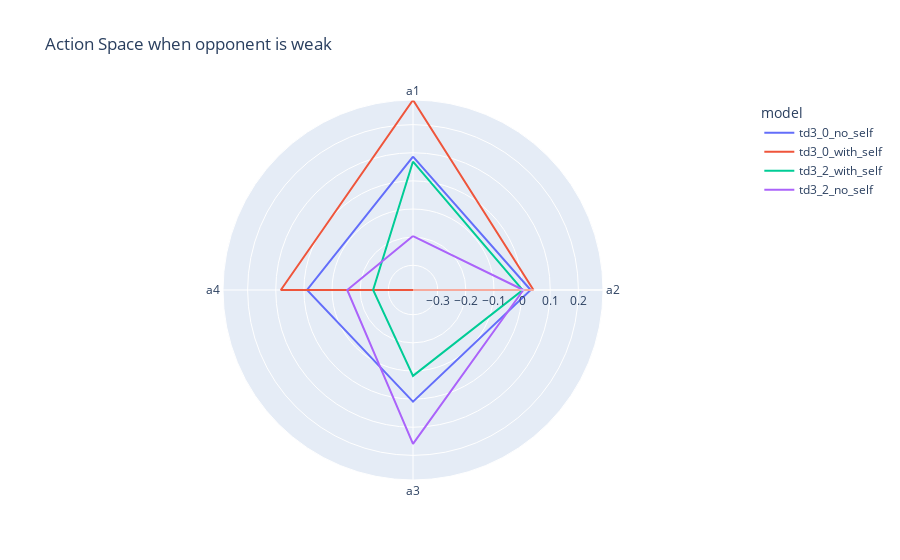
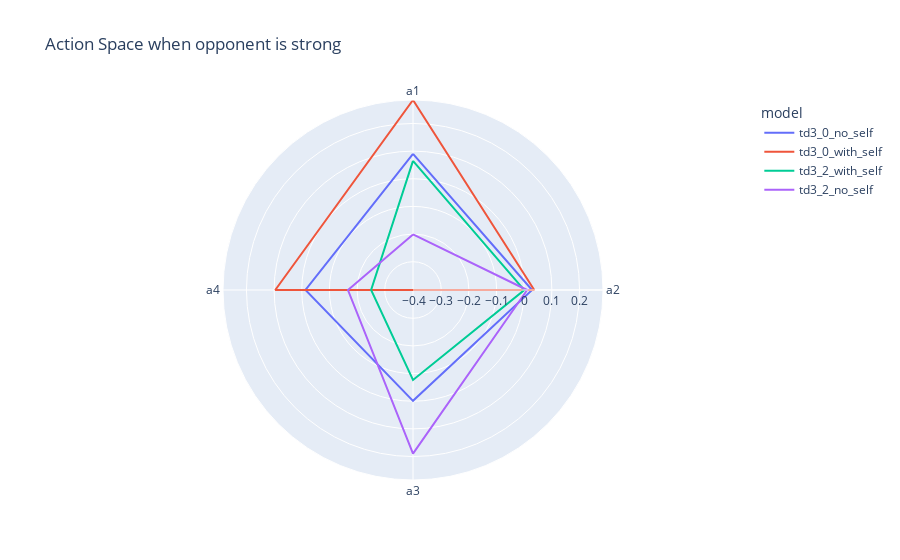

Write notebook code for charts like these, in order.
### Code cell
for opp in df["opponent"].unique():

    df_mean = df[["action_space", "model", "opponent"]].copy()
    df_mean = df_mean[df_mean["opponent"] == opp]

    def convert_helper(action_space):
        action_space = [list(a) for a in action_space]
        action_space = np.array(action_space)
        action_mean = list(action_space.mean(axis=0))
        return action_mean

    df_mean["action_space"] = df_mean["action_space"].apply(convert_helper)
    # make every entry of action space an own column
    #df_mean = pd.DataFrame(df_mean["action_space"].to_list(), index=df_mean.index)
    name1 = "ppo"
    name2 = "td3"
    #df_mean["Model"] = [name1, name2]
    df_mean = df_mean.explode("action_space")
    unique_models = len(df_mean["model"].unique())
    df_mean["theta"] = ["a1", "a2", "a3", "a4"]*int(unique_models)
    # plot more df in one plot
    fig = px.line_polar(df_mean, r='action_space', theta='theta', color="model", line_close=True, title=f"Action Space when opponent is {opp}")

    fig.show()

### Figure 1 — Plotly figure (JSON) as saved in the notebook; plotly's stock layout.template omitted (floating-point values rounded to 4 significant figures)
{"data": [{"hovertemplate": "model=td3_0_no_self<br>action_space=%{r}<br>theta=%{theta}<extra></extra>", "legendgroup": "td3_0_no_self", "line": {"color": "#636efa", "dash": "solid"}, "marker": {"symbol": "circle"}, "mode": "lines", "name": "td3_0_no_self", "r": [0.08608, 0.03054, 0.009126, -0.01114, 0.08608], "showlegend": true, "subplot": "polar", "theta": ["a1", "a2", "a3", "a4", "a1"], "type": "scatterpolar"}, {"hovertemplate": "model=td3_0_with_self<br>action_space=%{r}<br>theta=%{theta}<extra></extra>", "legendgroup": "td3_0_with_self", "line": {"color": "#EF553B", "dash": "solid"}, "marker": {"symbol": "circle"}, "mode": "lines", "name": "td3_0_with_self", "r": [0.2875, 0.04043, -0.3879, 0.08193, 0.2875], "showlegend": true, "subplot": "polar", "theta": ["a1", "a2", "a3", "a4", "a1"], "type": "scatterpolar"}, {"hovertemplate": "model=td3_2_with_self<br>action_space=%{r}<br>theta=%{theta}<extra></extra>", "legendgroup": "td3_2_with_self", "line": {"color": "#00cc96", "dash": "solid"}, "marker": {"symbol": "circle"}, "mode": "lines", "name": "td3_2_with_self", "r": [0.06869, 0.002111, -0.08276, -0.2461, 0.06869], "showlegend": true, "subplot": "polar", "theta": ["a1", "a2", "a3", "a4", "a1"], "type": "scatterpolar"}, {"hovertemplate": "model=td3_2_no_self<br>action_space=%{r}<br>theta=%{theta}<extra></extra>", "legendgroup": "td3_2_no_self", "line": {"color": "#ab63fa", "dash": "solid"}, "marker": {"symbol": "circle"}, "mode": "lines", "name": "td3_2_no_self", "r": [-0.1963, 0.004463, 0.1592, -0.1541, -0.1963], "showlegend": true, "subplot": "polar", "theta": ["a1", "a2", "a3", "a4", "a1"], "type": "scatterpolar"}], "layout": {"legend": {"title": {"text": "model"}, "tracegroupgap": 0}, "polar": {"angularaxis": {"direction": "clockwise", "rotation": 90}, "domain": {"x": [0, 1], "y": [0, 1]}}, "title": {"text": "Action Space when opponent is weak"}}}

### Figure 2 — Plotly figure (JSON) as saved in the notebook; plotly's stock layout.template omitted (floating-point values rounded to 4 significant figures)
{"data": [{"hovertemplate": "model=td3_0_no_self<br>action_space=%{r}<br>theta=%{theta}<extra></extra>", "legendgroup": "td3_0_no_self", "line": {"color": "#636efa", "dash": "solid"}, "marker": {"symbol": "circle"}, "mode": "lines", "name": "td3_0_no_self", "r": [0.08987, 0.02838, -0.001459, -0.01342, 0.08987], "showlegend": true, "subplot": "polar", "theta": ["a1", "a2", "a3", "a4", "a1"], "type": "scatterpolar"}, {"hovertemplate": "model=td3_0_with_self<br>action_space=%{r}<br>theta=%{theta}<extra></extra>", "legendgroup": "td3_0_with_self", "line": {"color": "#EF553B", "dash": "solid"}, "marker": {"symbol": "circle"}, "mode": "lines", "name": "td3_0_with_self", "r": [0.2849, 0.03626, -0.4023, 0.09591, 0.2849], "showlegend": true, "subplot": "polar", "theta": ["a1", "a2", "a3", "a4", "a1"], "type": "scatterpolar"}, {"hovertemplate": "model=td3_2_with_self<br>action_space=%{r}<br>theta=%{theta}<extra></extra>", "legendgroup": "td3_2_with_self", "line": {"color": "#00cc96", "dash": "solid"}, "marker": {"symbol": "circle"}, "mode": "lines", "name": "td3_2_with_self", "r": [0.06463, 0.0001647, -0.07709, -0.2508, 0.06463], "showlegend": true, "subplot": "polar", "theta": ["a1", "a2", "a3", "a4", "a1"], "type": "scatterpolar"}, {"hovertemplate": "model=td3_2_no_self<br>action_space=%{r}<br>theta=%{theta}<extra></extra>", "legendgroup": "td3_2_no_self", "line": {"color": "#ab63fa", "dash": "solid"}, "marker": {"symbol": "circle"}, "mode": "lines", "name": "td3_2_no_self", "r": [-0.2015, 0.01052, 0.1896, -0.1671, -0.2015], "showlegend": true, "subplot": "polar", "theta": ["a1", "a2", "a3", "a4", "a1"], "type": "scatterpolar"}], "layout": {"legend": {"title": {"text": "model"}, "tracegroupgap": 0}, "polar": {"angularaxis": {"direction": "clockwise", "rotation": 90}, "domain": {"x": [0, 1], "y": [0, 1]}}, "title": {"text": "Action Space when opponent is strong"}}}
